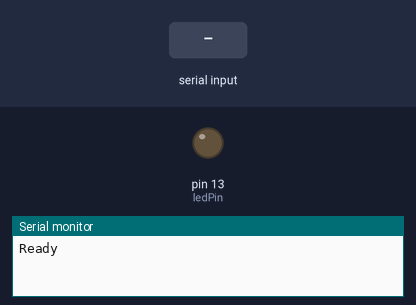
A sketch run on a simulated Arduino Uno, built with avr-gcc and run on an emulated ATmega328P. Parts: output pins drawn as LEDs (lit = HIGH), the last lines printed to the serial monitor. The test bench sets the inputs (shaded band).

Above: at 1.2 s.
1.3 s: "ON\n" received over Serial
At 2.3 s:
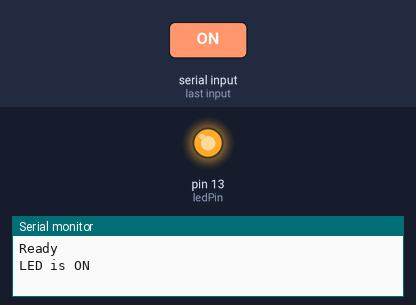
2.8 s: "OFF\n" received over Serial
At 3.5 s:
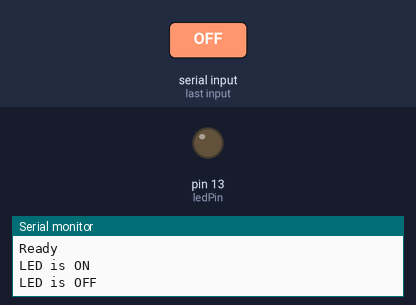
Timing chart, 0 to 5.8 s (numbered marks = the images above; inputs shaded):
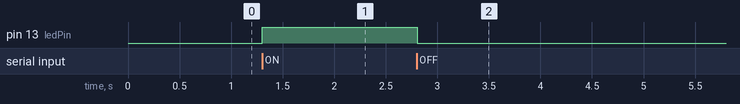

Measured:
- after the input at 1.3 s, pin 13 (ledPin): LOW → HIGH at once
- after the input at 2.8 s, pin 13 (ledPin): HIGH → LOW at once

The sketch:

led_con_voz.ino
```cpp
const int ledPin = 13; // Pin del LED
String command = "";  // Variable para almacenar el comando recibido

void setup() {
  Serial.begin(9600); // Inicializamos la comunicación serial a 9600 baudios
  pinMode(ledPin, OUTPUT); // Configuramos el pin del LED como salida
  Serial.println("Ready"); // Mensaje de inicio para el monitor serial
}

void loop() {
  // Verificamos si hay datos disponibles en el puerto serie
  if (Serial.available() > 0) {
    // Leemos la línea de datos recibida
    command = Serial.readStringUntil('\n');
    // Eliminamos cualquier espacio en blanco del comando
    command.trim();

    // Verificamos si el comando es "ON"
    if (command == "ON") {
      digitalWrite(ledPin, HIGH);  // Encendemos el LED
      Serial.println("LED is ON"); // Enviamos confirmación de que el LED está encendido
    }
    // Verificamos si el comando es "OFF"
    else if (command == "OFF") {
      digitalWrite(ledPin, LOW);  // Apagamos el LED
      Serial.println("LED is OFF"); // Enviamos confirmación de que el LED está apagado
    }
    else {
      Serial.println("Unknown command"); // Enviamos mensaje de comando desconocido
    }
  }
}
```
